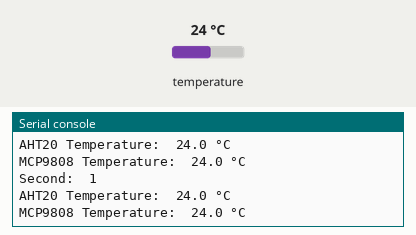
This program was run on a simulated CircuitPython board. On the bench: the last lines printed to the serial console. Inputs (shaded band) come from the test bench; at power-on: temperature 24 °C. Files the program writes start out absent.

Above: at 1.2 s.
1.3 s: temperature set to 12 °C
At 2.6 s:
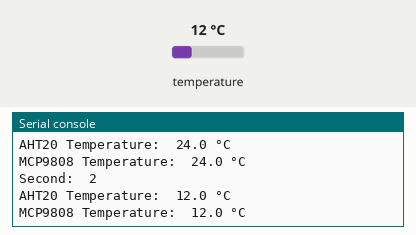
2.8 s: temperature set to 19 °C
At 3.8 s:
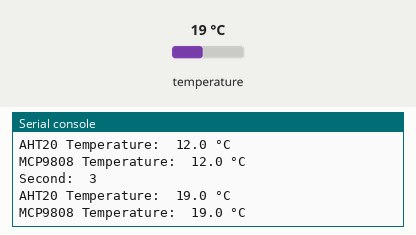
Timing chart, 0 to 5.8 s (numbered marks = the images above; inputs shaded):
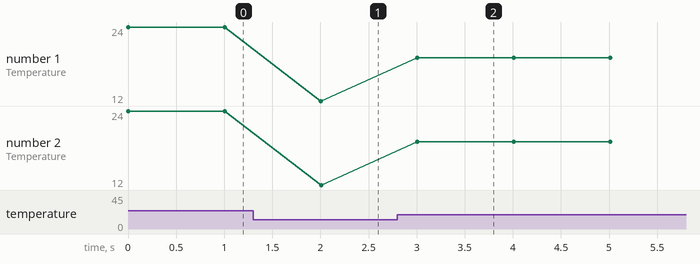

Measured:
- after the input at 1.3 s, the serial console: prints a new line after 0.71 s (image 1)
- after the input at 2.8 s, the serial console: prints a new line after 0.21 s (image 2)
- plotted number 1: 24 → 12 after the input at 1.3 s, 12 → 19 after the input at 2.8 s
- plotted number 2: 24 → 12 after the input at 1.3 s, 12 → 19 after the input at 2.8 s

The program:

code.py
```python
import time
import board
import busio
import digitalio
import adafruit_mcp9808   # load MCP9808 sensor library
import adafruit_ahtx0    # load AHT20 sensor library

# initialize sensors from the imported modules
i2c = board.I2C()
mcp = adafruit_mcp9808.MCP9808(i2c)
aht = adafruit_ahtx0.AHTx0(i2c)

# define a write enable toggle GPIO pin
switch = digitalio.DigitalInOut(board.D9)
# set the digital pin as receiving input
switch.direction = digitalio.Direction.INPUT
# set the pin to pull high if nothing is connected
switch.pull = digitalio.Pull.UP

# create a new file on the Feather to store our sensor data
f = open('two_sensors.csv', 'a')

# This next loop captures 30 data points, one every second.  Change the values
# in the range() statement and time.sleep to change data acquisition parameters
for m in range(300):
    x = aht.temperature  # read the AHT20 temperature
    y = mcp.temperature   # read the MCP9808 temperature
    # print the measurements in the serial monitor
    print('Second: ', m)
    print('AHT20 Temperature: ', x, '°C')
    print('MCP9808 Temperature: ', y, '°C')
    # write the measurements to the CSV file you created on the Feather
    # separate time and the two measurements by commas
    f.write(str(m))
    f.write(", ")
    f.write(str(x))
    f.write(", ")
    f.write(str(y))
    f.write("\n")   # write a new line character
    time.sleep(1)  # hold until time to collect next point
f.close()
```
